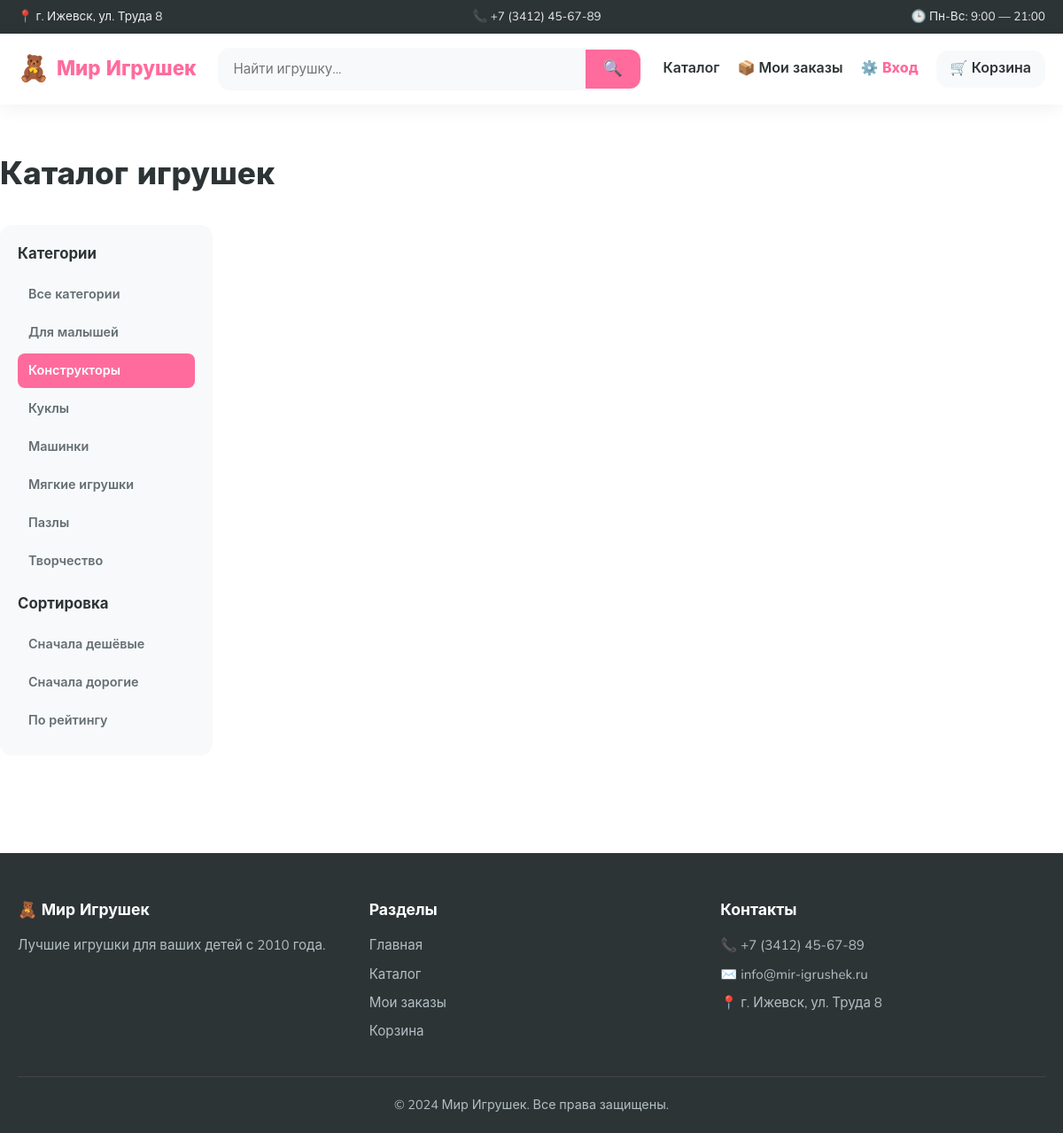
The page /catalog?category=Конструкторы on the database as committed earlier.
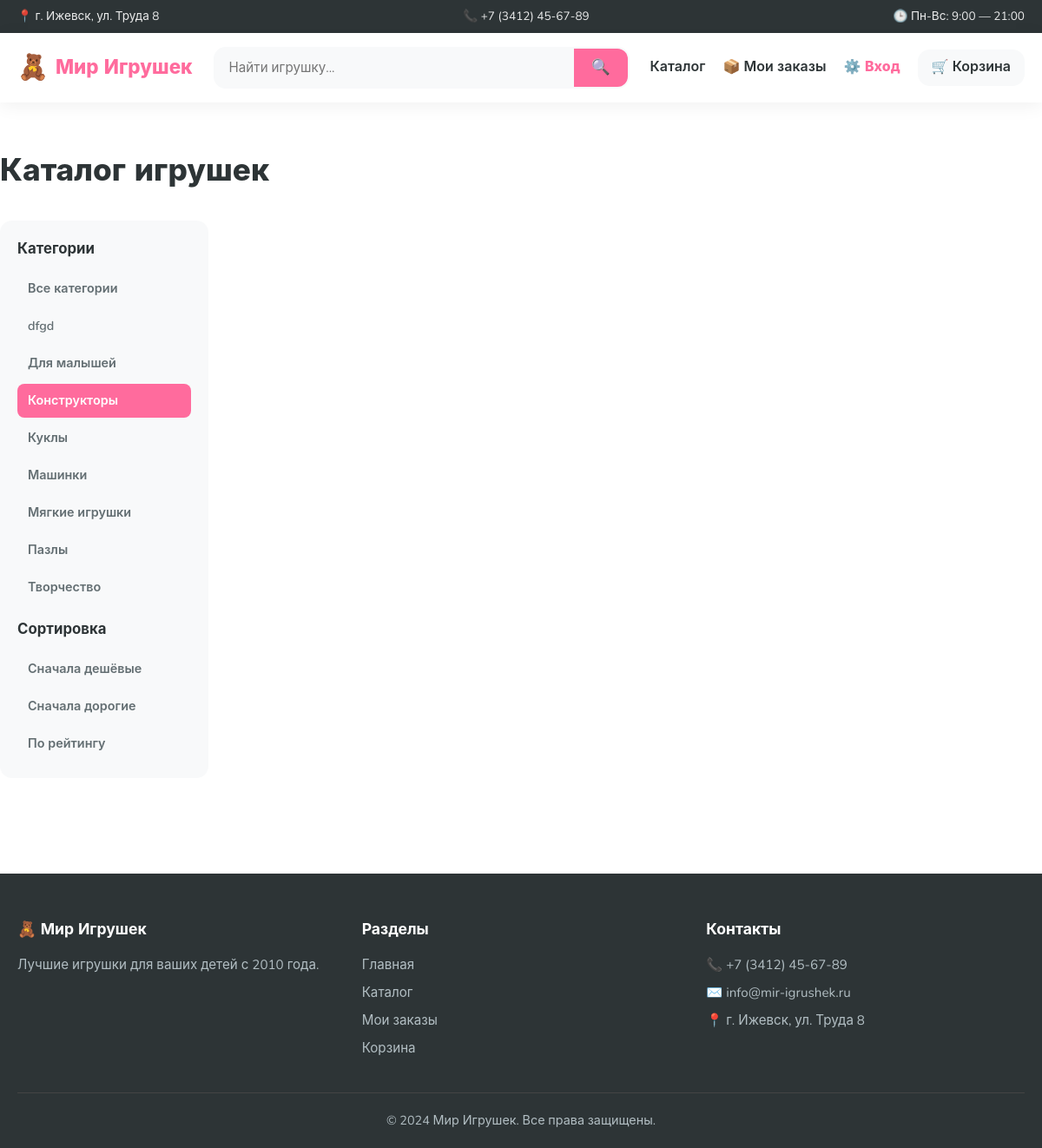
The same page on the database as committed later.
### app.py (models this page shows)
class Toy(db.Model):
    __tablename__ = 'toys'
    id = db.Column(db.Integer, primary_key=True)
    name = db.Column(db.String(200), nullable=False)
    price = db.Column(db.Integer, nullable=False)
    category = db.Column(db.String(100), nullable=False, index=True)
    age = db.Column(db.String(20), default='3+')
    description = db.Column(db.Text, default='')
    image = db.Column(db.String(500), default='')
    rating = db.Column(db.Float, default=5.0, index=True)

### app.py (the view, shortened to what this page needs)
@app.route('/catalog')
def catalog():
    category = request.args.get('category', '')
    search = request.args.get('search', '').strip()
    sort = request.args.get('sort', '')
    query = Toy.query
    if category:
        query = query.filter(Toy.category == category)
    if sort == 'price_asc':
        query = query.order_by(Toy.price.asc())
    elif sort == 'price_desc':
        query = query.order_by(Toy.price.desc())
    elif sort == 'rating':
        query = query.order_by(Toy.rating.desc())
    toys = query.all()
    categories = [c[0] for c in
                  db.session.query(Toy.category).distinct().order_by(Toy.category).all()]
    return render_template('catalog.html', toys=toys, categories=categories,
                           current_category=category, search=search, sort=sort)

### app.py (called while the page is built)
def get_cart():
    return session.get('cart', {})

def cart_total_items():
    return sum(get_cart().values())

def is_admin():
    return session.get('is_admin', False)

def my_order_tokens():
    return session.get('order_tokens', [])

@app.context_processor
def inject_globals():
    return {
        'cart_count': cart_total_items(),
        'is_admin': is_admin(),
        'my_orders_count': len(my_order_tokens()),
        'shop_address': SHOP_ADDRESS,
        'shop_phone': SHOP_PHONE,
        'payment_methods': PAYMENT_METHODS,
        'deletable_statuses': DELETABLE_STATUSES,
    }

@app.after_request
def set_security_headers(response):
    response.headers['Referrer-Policy'] = 'no-referrer'
    response.headers['X-Content-Type-Options'] = 'nosniff'
    response.headers['X-Frame-Options'] = 'DENY'
    response.headers['Permissions-Policy'] = 'geolocation=(), microphone=(), camera=()'
    response.headers['Content-Security-Policy'] = (
        "default-src 'self'; "
        "img-src 'self' https: data:; "
        "style-src 'self' 'unsafe-inline' https://fonts.googleapis.com; "
        "font-src 'self' https://fonts.gstatic.com; "
        "script-src 'self'; "
        "frame-ancestors 'none'; "
        "base-uri 'self'; "
        "form-action 'self'"
    )
    return response

### templates/catalog.html (shortened to what this page needs)
{% extends 'base.html' %}
{% block content %}
<div class="container section">
    <h1 class="page-title">Каталог игрушек</h1>
    <div class="catalog-layout">
        <aside class="filters">
            <h3>Категории</h3>
            <ul class="filters__list">
                <li>
                    <a href="{{ url_for('catalog', search=search, sort=sort) }}"
                       class="{{ 'active' if not current_category else '' }}">Все категории</a>
                </li>
                {% for cat in categories %}
                    <li>
                        <a href="{{ url_for('catalog', category=cat, search=search, sort=sort) }}"
                           class="{{ 'active' if current_category == cat else '' }}">{{ cat }}</a>
                    </li>
                {% endfor %}
            </ul>
            <h3>Сортировка</h3>
            <ul class="filters__list">
                <li><a href="{{ url_for('catalog', category=current_category, search=search, sort='price_asc') }}"
                       class="{{ 'active' if sort == 'price_asc' else '' }}">Сначала дешёвые</a></li>
                <li><a href="{{ url_for('catalog', category=current_category, search=search, sort='price_desc') }}"
                       class="{{ 'active' if sort == 'price_desc' else '' }}">Сначала дорогие</a></li>
                <li><a href="{{ url_for('catalog', category=current_category, search=search, sort='rating') }}"
                       class="{{ 'active' if sort == 'rating' else '' }}">По рейтингу</a></li>
            </ul>
        </aside>
        <div class="catalog-content">
            {% if toys %}
                <div class="products">
                </div>
            {% else %}
                <div class="empty">
                    <div class="empty__icon">🔍</div>
                    <p>Игрушки не найдены. Попробуйте изменить фильтры.</p>
                    <a href="{{ url_for('catalog') }}" class="btn btn--primary">Сбросить фильтры</a>
                </div>
            {% endif %}
        </div>
    </div>
</div>
{% endblock %}

### templates/base.html (shortened to what this page needs)
<!DOCTYPE html>
<html lang="ru">
<head>
    <link rel="stylesheet" href="{{ url_for('static', filename='css/style.css') }}">
</head>
<body>
    <div class="topbar">
        <div class="container topbar__inner">
            <span class="topbar__item">📍 {{ shop_address }}</span>
            <span class="topbar__item">📞 {{ shop_phone }}</span>
            <span class="topbar__item">🕒 Пн-Вс: 9:00 — 21:00</span>
        </div>
    </div>
    <header class="header">
        <div class="container header__inner">
            <a href="{{ url_for('index') }}" class="logo">
                <span class="logo__icon">🧸</span>
                <span class="logo__text">Мир Игрушек</span>
            </a>
            <form action="{{ url_for('catalog') }}" method="get" class="search">
                <input type="text" name="search" placeholder="Найти игрушку..." value="{{ request.args.get('search', '') }}">
                <button type="submit">🔍</button>
            </form>
            <nav class="nav">
                <a href="{{ url_for('catalog') }}" class="nav__link">Каталог</a>
                <a href="{{ url_for('my_orders') }}" class="nav__link my-orders-link">
                    📦 Мои заказы
                </a>
                {% if is_admin %}
                    <a href="{{ url_for('admin_dashboard') }}" class="nav__link nav__link--admin">⚙️ Админ</a>
                    <form action="{{ url_for('admin_logout') }}" method="post" class="logout-form">
                        <input type="hidden" name="csrf_token" value="{{ csrf_token() }}">
                        <button type="submit" class="nav__link logout-btn">🚪 Выйти</button>
                    </form>
                {% else %}
                    <a href="{{ url_for('admin_login') }}" class="nav__link nav__link--admin">⚙️ Вход</a>
                {% endif %}
                <a href="{{ url_for('cart') }}" class="nav__link cart-link">
                    🛒 Корзина
                </a>
            </nav>
        </div>
    </header>
    <main class="main">
        {% block content %}{% endblock %}
    </main>
    <footer class="footer">
        <div class="container">
            <div class="footer__grid">
                <div>
                    <h4>🧸 Мир Игрушек</h4>
                    <p>Лучшие игрушки для ваших детей с 2010 года.</p>
                </div>
                <div>
                    <h4>Разделы</h4>
                    <a href="{{ url_for('index') }}">Главная</a>
                    <a href="{{ url_for('catalog') }}">Каталог</a>
                    <a href="{{ url_for('my_orders') }}">Мои заказы</a>
                    <a href="{{ url_for('cart') }}">Корзина</a>
                </div>
                <div>
                    <h4>Контакты</h4>
                    <p>📞 {{ shop_phone }}</p>
                    <p>✉️ info@mir-igrushek.ru</p>
                    <p>📍 {{ shop_address }}</p>
                </div>
            </div>
            <div class="footer__bottom">
                © 2024 Мир Игрушек. Все права защищены.
            </div>
        </div>
    </footer>
</body>
</html>

### static/css/style.css (style rules this page uses)
* { margin: 0; padding: 0; box-sizing: border-box; }
:root { --primary: #ff6b9d; --primary-dark: #e74c7e; --secondary: #ffd93d; --accent: #6bcbff; --dark: #2d3436; --gray: #636e72; --light: #f8f9fa; --border: #e9ecef; --success: #00b894; --error: #e17055; --radius: 14px; --shadow: 0 4px 20px rgba(0, 0, 0, 0.06); --shadow-lg: 0 8px 30px rgba(0, 0, 0, 0.1); }
body { font-family: 'Nunito', -apple-system, BlinkMacSystemFont, sans-serif; color: var(--dark); background: #fff; line-height: 1.6; min-height: 100vh; display: flex; flex-direction: column; }
a { color: inherit; text-decoration: none; transition: color .2s; }
.container { max-width: 1200px; margin: 0 auto; padding: 0 20px; width: 100%; }
.main { flex: 1; }
.topbar { background: var(--dark); color: #fff; font-size: .85rem; }
.topbar__inner { display: flex; justify-content: space-between; gap: 16px; padding: 8px 20px; flex-wrap: wrap; }
.topbar__item { display: inline-flex; align-items: center; gap: 4px; opacity: .9; }
.header { background: #fff; box-shadow: var(--shadow); position: sticky; top: 0; z-index: 100; }
.header__inner { display: flex; align-items: center; gap: 24px; padding: 16px 20px; flex-wrap: wrap; }
.logo { display: flex; align-items: center; gap: 8px; font-weight: 800; font-size: 1.4rem; color: var(--primary); white-space: nowrap; }
.logo__icon { font-size: 1.8rem; }
.search { flex: 1; min-width: 200px; display: flex; background: var(--light); border-radius: var(--radius); overflow: hidden; border: 2px solid transparent; transition: border .2s; }
.search input { flex: 1; border: none; background: transparent; padding: 12px 16px; font-family: inherit; font-size: .95rem; outline: none; }
.search button { border: none; background: var(--primary); color: #fff; padding: 0 20px; cursor: pointer; font-size: 1.1rem; transition: background .2s; }
.nav { display: flex; gap: 20px; align-items: center; }
.nav__link { font-weight: 600; color: var(--dark); position: relative; white-space: nowrap; }
.nav__link--admin { color: var(--primary); font-weight: 800; }
.my-orders-link { display: flex; align-items: center; gap: 6px; }
.cart-link { display: flex; align-items: center; gap: 6px; background: var(--light); padding: 8px 16px; border-radius: var(--radius); }
.section { padding: 50px 0; }
.page-title { font-size: 2.2rem; font-weight: 800; margin-bottom: 30px; }
.products { display: grid; grid-template-columns: repeat(auto-fill, minmax(240px, 1fr)); gap: 24px; }
.catalog-layout { display: grid; grid-template-columns: 240px 1fr; gap: 30px; align-items: start; }
.filters { background: var(--light); padding: 20px; border-radius: var(--radius); position: sticky; top: 100px; }
.filters h3 { font-size: 1.05rem; margin-bottom: 12px; margin-top: 16px; }
.filters h3:first-child { margin-top: 0; }
.filters__list { list-style: none; display: flex; flex-direction: column; gap: 4px; }
.filters__list a { display: block; padding: 8px 12px; border-radius: 8px; font-size: .9rem; font-weight: 600; color: var(--gray); transition: all .2s; }
.filters__list a.active { background: var(--primary); color: #fff; }
.footer { background: var(--dark); color: #fff; padding: 50px 0 20px; margin-top: 60px; }
.footer__grid { display: grid; grid-template-columns: repeat(auto-fit, minmax(220px, 1fr)); gap: 30px; margin-bottom: 30px; }
.footer h4 { margin-bottom: 14px; font-size: 1.1rem; }
.footer p, .footer a { color: #b2bec3; font-size: .95rem; display: block; margin-bottom: 8px; }
.footer__bottom { border-top: 1px solid #444; padding-top: 20px; text-align: center; color: #b2bec3; font-size: .9rem; }

Rows that differ between the two databases and show on the page:
added Toy: category "dfgd"
